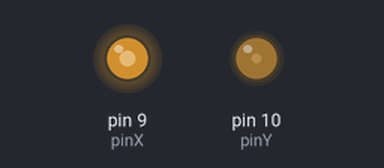
The sketch below on a simulated Arduino Uno, built with avr-gcc and run on an emulated ATmega328P. Parts: output pins drawn as LEDs (lit = HIGH).

Above: at 0.1 s.
At 10.1 s:
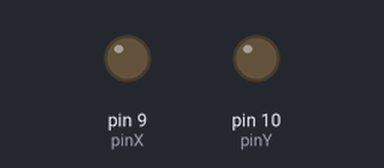
Timing chart, 0 to 11.6 s (numbered marks = the images above):
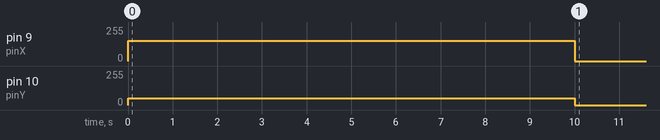

The sketch:

MEM458_Lab2A_PWM.ino
```cpp
/*********************************************
File name: MEM458_Lab2A_PWM
by BC Chang, Drexel University,  Oct. 9, 2020
Control the motion of DC motor or the brigtness of LEDs by
changing the duty cycle of PWM signals
**********************************************/
/*********************************************
              INITIATION
**********************************************/
// #include <TimerOne.h>

// Use pinX and pinY for PWM outputs
const int pinX = 9;  // for PWM output 1
const int pinY = 10;  // for PWM output 2

// Variables to record the duty cycle parameters
int duty1 = 153;  //duty cycle 153/255 = 60%
int duty2 = 51;   //duty cycle  51/255 = 20%
unsigned long tms = 0;

/***********************************************
                  SETUP
************************************************/
void setup() {
  // Select the baud rate for the serial monitor
  //Serial.begin(115200);
  // Set up pinX and pinY to provide PWM outputs to move the
  // motor or turn on LEDs
  pinMode(pinX, OUTPUT);
  pinMode(pinY, OUTPUT);

//Serial.println("Start");
}

/***********************************************
              Main Loop
************************************************/
int yes=1;

void loop() {

  while(yes)
{
// Generate PWM on pinX and pinY to control motor speed or turn on LEDs
  tms = millis();
  analogWrite(pinX, duty1);
  analogWrite(pinY, duty2);

// Turn off the LEDs and stop the program after 10 seconds
   if (tms >= 10000) {
      yes=0;
      duty1 = 0;
      duty2 = 0;
      analogWrite(pinX, duty1);
      analogWrite(pinY, duty2);
  }
}
}
```

Measured:
- by itself, pin 9 (pinX): 0/255 → 153/255 at 0.00 s, → 0/255 10.0 s later
- by itself, pin 10 (pinY): 0/255 → 51/255 at 0.00 s, → 0/255 10.0 s later
